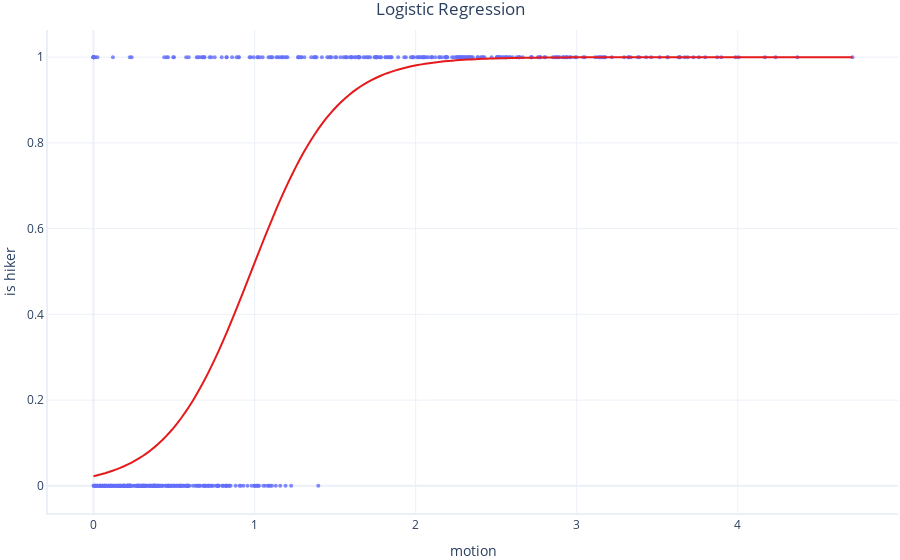

Source (notebook cell):
### Markdown cell above
Motion seems associated with hikers more than trees, but not perfectly. Presumably, this is because trees blow in the wind and some hikers are found sitting down.

## A logistic regression model and a random forest

Let's train the same logistic regression model we used in the previous exercise, as well as a random-forest model. Both will try to predict which objects are hikers.

First, the logistic regression:

### Code cell
import statsmodels.api
from sklearn.metrics import accuracy_score

# This is a helper method that reformats the data to be compatible
# with this particular logistic regression model 
prep_data = lambda x:  np.column_stack((np.full(x.shape, 1), x))

# Train a logistic regression model to predict hiker based on motion
lr_model = statsmodels.api.Logit(train.is_hiker, prep_data(train.motion)).fit()

# Assess its performance
# -- Train
predictions = lr_model.predict(prep_data(train.motion)) > 0.5
train_accuracy = accuracy_score(train.is_hiker, predictions)

# -- Test
predictions = lr_model.predict(prep_data(test.motion)) > 0.5
test_accuracy = accuracy_score(test.is_hiker, predictions)

print("Train accuracy", train_accuracy)
print("Test accuracy", test_accuracy)
# Plot the model
predict_with_logistic_regression = lambda x: lr_model.predict(prep_data(x))
graphing.scatter_2D(test, label_x="motion", label_y="is_hiker", title="Logistic Regression", trendline=predict_with_logistic_regression)
